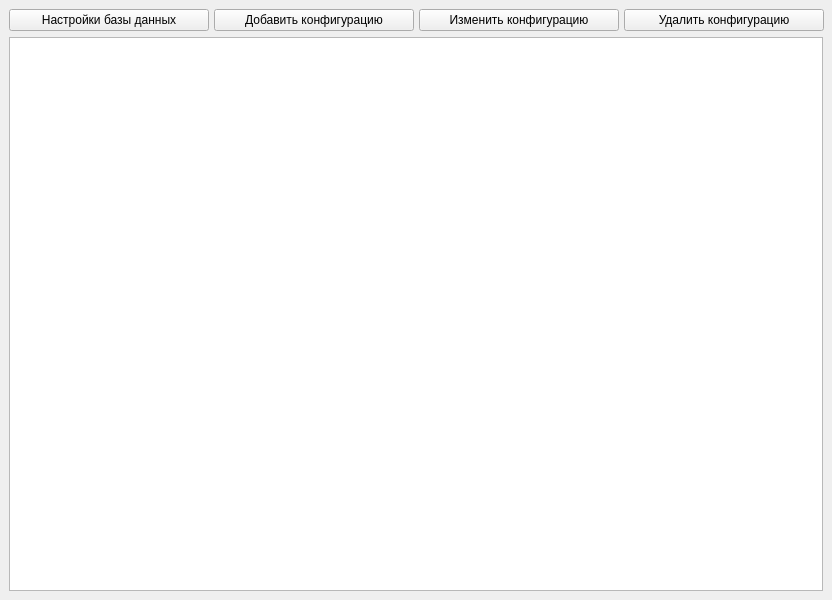
<?xml version="1.0" encoding="UTF-8"?>
<ui version="4.0">
 <class>ConfigurationListWindow</class>
 <widget class="QMainWindow" name="ConfigurationListWindow">
  <property name="geometry">
   <rect>
    <x>0</x>
    <y>0</y>
    <width>832</width>
    <height>600</height>
   </rect>
  </property>
  <property name="minimumSize">
   <size>
    <width>832</width>
    <height>600</height>
   </size>
  </property>
  <property name="maximumSize">
   <size>
    <width>832</width>
    <height>600</height>
   </size>
  </property>
  <property name="windowTitle">
   <string>Модуль накопления знаний</string>
  </property>
  <widget class="QWidget" name="centralwidget">
   <layout class="QVBoxLayout" name="verticalLayout">
    <item>
     <layout class="QHBoxLayout" name="horizontalLayout">
      <item>
       <widget class="QPushButton" name="btnSetDatabase">
        <property name="minimumSize">
         <size>
          <width>200</width>
          <height>0</height>
         </size>
        </property>
        <property name="maximumSize">
         <size>
          <width>200</width>
          <height>16777215</height>
         </size>
        </property>
        <property name="text">
         <string>Настройки базы данных</string>
        </property>
       </widget>
      </item>
      <item>
       <widget class="QPushButton" name="btnAddConf">
        <property name="enabled">
         <bool>true</bool>
        </property>
        <property name="minimumSize">
         <size>
          <width>200</width>
          <height>0</height>
         </size>
        </property>
        <property name="maximumSize">
         <size>
          <width>200</width>
          <height>16777215</height>
         </size>
        </property>
        <property name="text">
         <string>Добавить конфигурацию</string>
        </property>
       </widget>
      </item>
      <item>
       <widget class="QPushButton" name="btnChangeConf">
        <property name="minimumSize">
         <size>
          <width>200</width>
          <height>0</height>
         </size>
        </property>
        <property name="maximumSize">
         <size>
          <width>200</width>
          <height>16777215</height>
         </size>
        </property>
        <property name="text">
         <string>Изменить конфигурацию</string>
        </property>
       </widget>
      </item>
      <item>
       <widget class="QPushButton" name="btnDeleteConf">
        <property name="minimumSize">
         <size>
          <width>200</width>
          <height>0</height>
         </size>
        </property>
        <property name="maximumSize">
         <size>
          <width>200</width>
          <height>16777215</height>
         </size>
        </property>
        <property name="text">
         <string>Удалить конфигурацию</string>
        </property>
       </widget>
      </item>
     </layout>
    </item>
    <item>
     <widget class="QTableWidget" name="tableWidget">
      <property name="columnCount">
       <number>1</number>
      </property>
      <attribute name="horizontalHeaderVisible">
       <bool>false</bool>
      </attribute>
      <attribute name="horizontalHeaderCascadingSectionResizes">
       <bool>false</bool>
      </attribute>
      <attribute name="verticalHeaderVisible">
       <bool>false</bool>
      </attribute>
      <column/>
     </widget>
    </item>
   </layout>
  </widget>
 </widget>
 <resources/>
 <connections/>
</ui>
